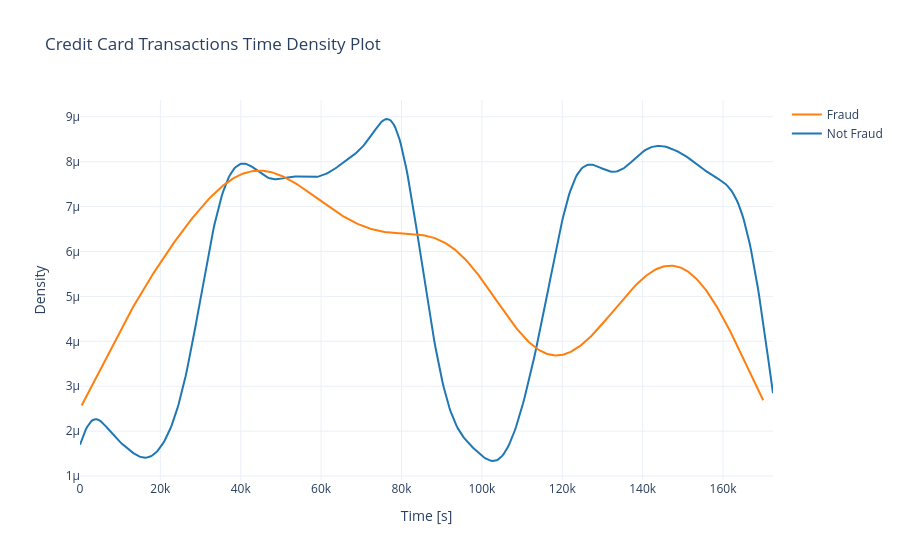

Notebook code cell kept with this figure:
### Code cell
# Prepare data for the distribution plot
hist_data = [class_0, class_1]
group_labels = ['Not Fraud', 'Fraud']

# Create the distribution plot
fig = ff.create_distplot(hist_data, group_labels, show_hist=False, show_rug=False)

# Update the layout for better visuals
fig.update_layout(
    title='Credit Card Transactions Time Density Plot',
    xaxis_title='Time [s]',
    yaxis_title='Density',
    template='plotly_white'
)

# Display the plot
iplot(fig, filename='dist_only')

### Figure 1 — Plotly figure (JSON) as saved in the notebook; plotly's stock layout.template omitted (floating-point values rounded to 4 significant figures; data arrays with more than 128 entries replaced by an {"elided": "..."} marker saying what was removed)
{"data": [{"legendgroup": "Not Fraud", "marker": {"color": "rgb(31, 119, 180)"}, "mode": "lines", "name": "Not Fraud", "showlegend": true, "type": "scatter", "x": {"elided": "500 float values"}, "xaxis": "x", "y": {"elided": "500 float values"}, "yaxis": "y"}, {"legendgroup": "Fraud", "marker": {"color": "rgb(255, 127, 14)"}, "mode": "lines", "name": "Fraud", "showlegend": true, "type": "scatter", "x": {"elided": "500 float values"}, "xaxis": "x", "y": {"elided": "500 float values"}, "yaxis": "y"}], "layout": {"autosize": true, "barmode": "overlay", "hovermode": "closest", "legend": {"traceorder": "reversed"}, "title": {"text": "Credit Card Transactions Time Density Plot"}, "xaxis": {"anchor": "y2", "autorange": true, "domain": [0, 1], "range": [0, 172400.0], "title": {"text": "Time [s]"}, "type": "linear", "zeroline": false}, "yaxis": {"anchor": "free", "autorange": true, "domain": [0, 1], "position": 0, "range": [9.122e-07, 9.374e-06], "title": {"text": "Density"}, "type": "linear"}}}
